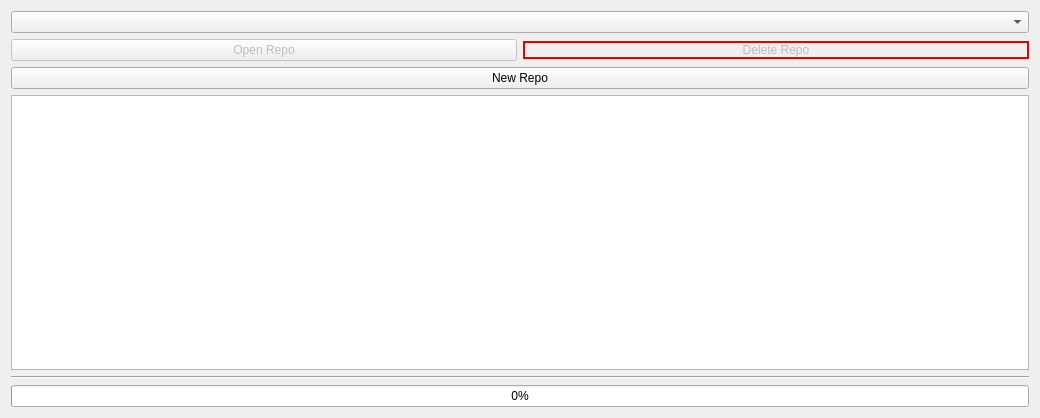
<?xml version="1.0" encoding="UTF-8"?>
<ui version="4.0">
 <class>MainWindow</class>
 <widget class="QMainWindow" name="MainWindow">
  <property name="geometry">
   <rect>
    <x>0</x>
    <y>0</y>
    <width>1040</width>
    <height>418</height>
   </rect>
  </property>
  <property name="windowTitle">
   <string>CyDownload by thegreatjoj</string>
  </property>
  <widget class="QWidget" name="centralWidget">
   <layout class="QVBoxLayout" name="verticalLayout_2">
    <item>
     <widget class="QComboBox" name="cmb_repo_urls">
      <property name="editable">
       <bool>false</bool>
      </property>
      <property name="currentText">
       <string/>
      </property>
      <property name="currentIndex">
       <number>-1</number>
      </property>
     </widget>
    </item>
    <item>
     <layout class="QHBoxLayout" name="horizontalLayout">
      <item>
       <widget class="QPushButton" name="btn_open_repo">
        <property name="enabled">
         <bool>false</bool>
        </property>
        <property name="text">
         <string>Open Repo</string>
        </property>
       </widget>
      </item>
      <item>
       <widget class="QPushButton" name="btn_del_repo">
        <property name="enabled">
         <bool>false</bool>
        </property>
        <property name="autoFillBackground">
         <bool>false</bool>
        </property>
        <property name="styleSheet">
         <string notr="true">border: 2px solid #e50000;</string>
        </property>
        <property name="text">
         <string>Delete Repo</string>
        </property>
       </widget>
      </item>
     </layout>
    </item>
    <item>
     <widget class="QPushButton" name="btn_new_repo">
      <property name="text">
       <string>New Repo</string>
      </property>
     </widget>
    </item>
    <item>
     <widget class="QPlainTextEdit" name="txt_log">
      <property name="acceptDrops">
       <bool>false</bool>
      </property>
      <property name="undoRedoEnabled">
       <bool>false</bool>
      </property>
     </widget>
    </item>
    <item>
     <widget class="Line" name="line">
      <property name="orientation">
       <enum>Qt::Horizontal</enum>
      </property>
     </widget>
    </item>
    <item>
     <widget class="QProgressBar" name="progressBar">
      <property name="value">
       <number>0</number>
      </property>
     </widget>
    </item>
   </layout>
  </widget>
  <action name="actionOpen_Repo">
   <property name="text">
    <string>Open Repo</string>
   </property>
  </action>
 </widget>
 <layoutdefault spacing="6" margin="11"/>
 <resources/>
 <connections/>
</ui>
